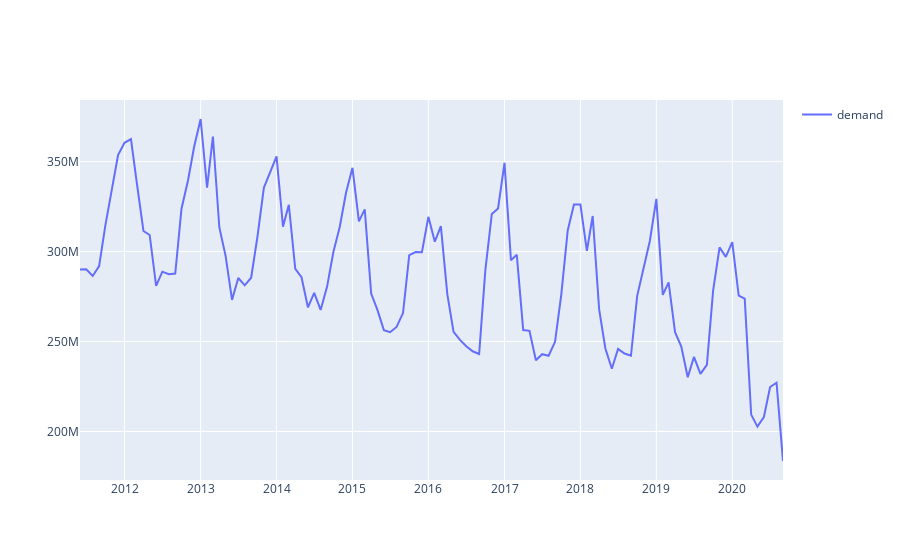

The notebook cell saved with this chart:
### Code cell
# lets check demand time series
import plotly.express as px
import plotly.graph_objects as go
plt.gcf().set_size_inches(16, 16)
fig = go.Figure()
fig.add_trace(go.Scatter(x=TSDataset1.index, y=TSDataset1.demand, mode='lines', name='demand'))
fig.update_layout(showlegend=True)
